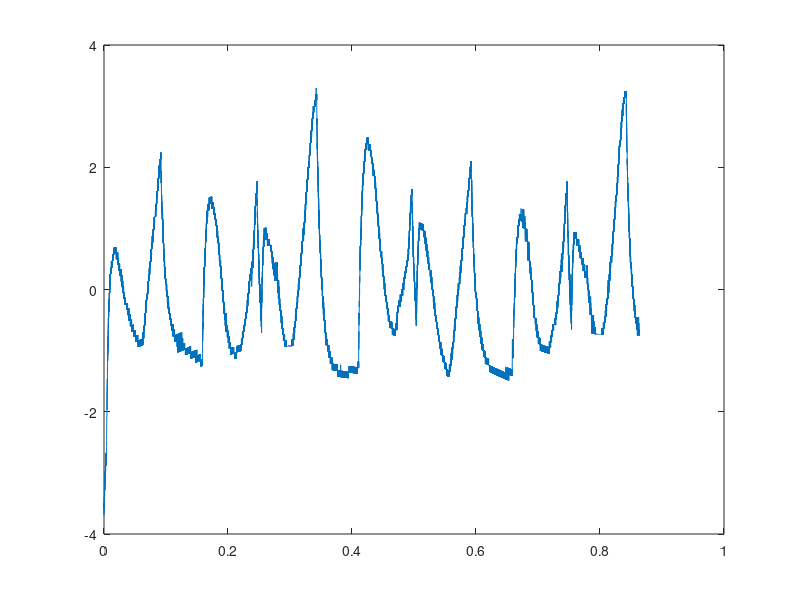

MATLAB code for this plot: (Note: this script raises an error after producing the figure.)
clear all
close all
% deltaT=T-trend
% deltaT=[Io Id Iout Io_rms Id_rms Iout_rms (vel)??]*par

load("test_20220111_181745.mat");period=period/60/60;
DISABLE_PERIOD_STOP=false;
USE_PERIOD=false;
REMOVE_TEMP_TREND=false || USE_PERIOD;

t_days=(experiment.time-experiment.time(1))';
t_minutes=(t_days)*24*60;
t=t_days;

Id=experiment.Id;
Iout=experiment.Iout;
Iq=experiment.Iq;
Temp=experiment.Temperature;
Idm=experiment.mean_Id.^2;
Ioutm=experiment.mean_Iout.^2;
Iqm=experiment.mean_Iq.^2;
vel=experiment.Speed;
Vdc=experiment.Vdc;

M=[ones(length(t_days),1) sin(2*pi*t_days) cos(2*pi*t_days)];
par=M\Temp;

TempTrend=M*par;
dTemp=Temp-TempTrend;

% figure(1)
% plot(t,Temp)
% hold on
% plot(t,TempTrend,'--')
% legend('Temperature','Temp Trend')

%param=dTemp\[Id,Iout,Iq,Idm,Ioutm,Iqm];        %,vel,Vdc];

%Stima=[Id,Iout,Iq,Idm,Ioutm,Iqm]*param';      %,vel,Vdc];

figure(2)
plot(t,dTemp)
hold on 
[VALp,PKp] = findpeaks(dTemp,'MinPeakProminence', 0.5);
plot(t,dTemp,t(PKp),dTemp(PKp),'r*')
hold on 
[VALn,PKn] = findpeaks(-dTemp,'MinPeakProminence', 0.5);
plot(t,dTemp,t(PKn),dTemp(PKn),'b*')

% figure(3)
% plot(t,dTemp)
% hold on
% B = 1/20*ones(20,1);
% dTemp = filter(B,1,dTemp);
% TF = islocalmin(dTemp,'MinSeparation',0.03,'SamplePoints',t);
% plot(t,dTemp,t(TF),dTemp(TF),'r*')
%hold on
%plot(t,Stima,'--')
%legend('deltaT','stima')
